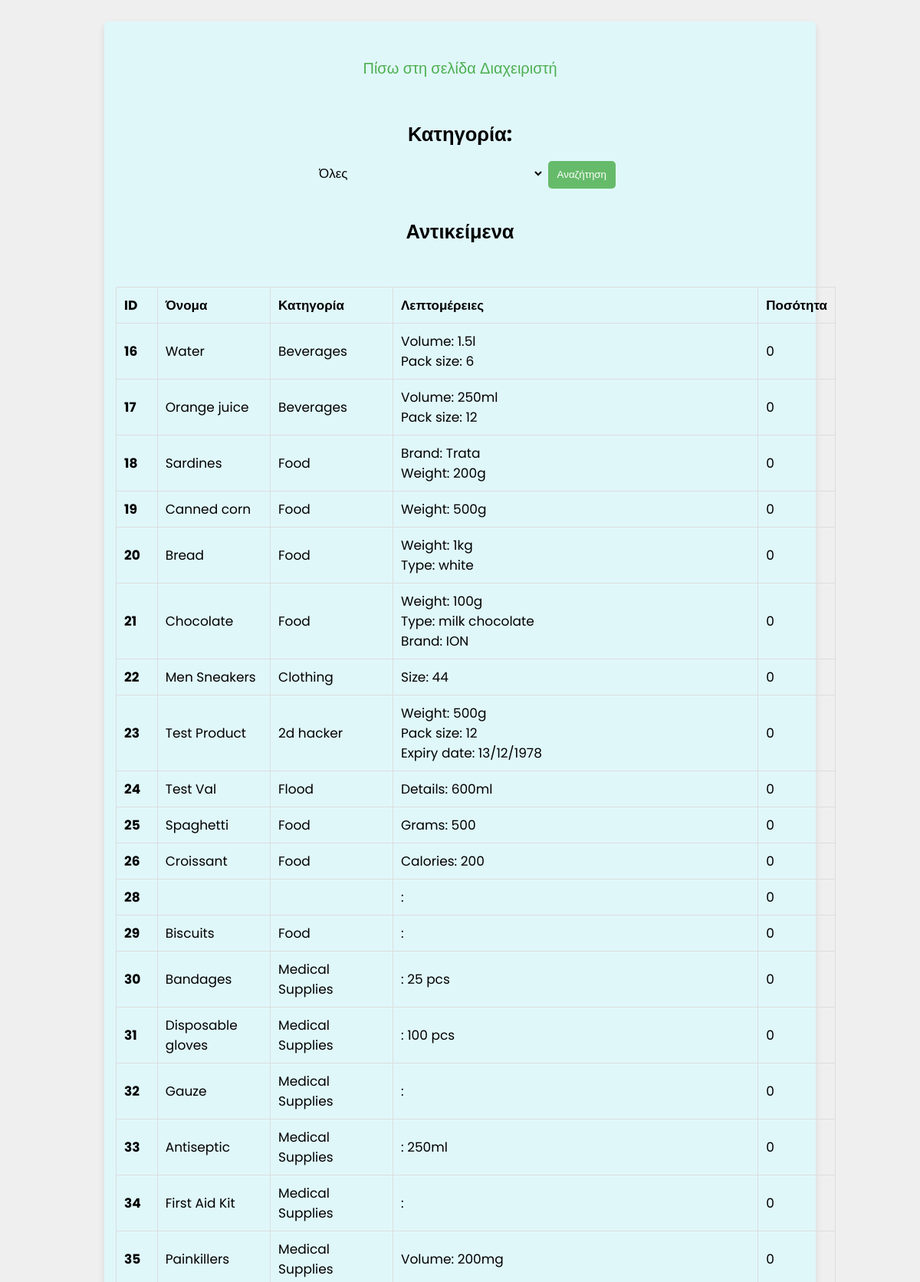
Screenshot of /display_warehouse.php (signed in, upper part) with the database file from the repository.
### tables this page shows
CREATE TABLE `items` (
  `id` int(255) NOT NULL,
  `name` varchar(255) NOT NULL,
  `category` int(255) NOT NULL,
  `details` longtext NOT NULL,
  `quantity` int(255) NOT NULL,
  PRIMARY KEY (`id`)
);

CREATE TABLE `categories` (
  `id` int(255) NOT NULL,
  `name` varchar(255) NOT NULL,
  PRIMARY KEY (`id`)
);

### display_warehouse.php (the view, shortened to what this page needs)
<?php
@include 'config.php';
?>
<!DOCTYPE html>
<html lang="el">
<head>
    <link rel="stylesheet" href="css/style.css">
</head>
<body>
    <div class="form-container">
        <form id="initialize_form" action="" method="post">
            <br>
            <p><a href="admin_page.php">Πίσω στη σελίδα Διαχειριστή</a></p><br><br>
            <label for="category"><h2>Κατηγορία:</h2></label>
            <select name="category" id="category">
                <option value="">Όλες</option>
            </select>
            <button type="submit">Αναζήτηση</button>
            <br><br>
            <h2>Αντικείμενα</h2><br>
            <br>
            <table class="table" id="jsonItemsTable">
                <thead>
                    <tr>
                        <th scope="col">ID</th>
                        <th scope="col">Όνομα</th>
                        <th scope="col">Κατηγορία</th>
                        <th scope="col">Λεπτομέρειες</th>
                        <th scope="col">Ποσότητα</th>
                    </tr>
                </thead>
                <tbody>
                    <?php
                    $selected_category = isset($_POST['category']) ? $_POST['category'] : '';
                    if ($selected_category) {
                        $query = "SELECT items.*, categories.name as category_name
                                  FROM items
                                  JOIN categories ON items.category = categories.id
                                  WHERE items.category = '".mysqli_real_escape_string($conn, $selected_category)."'";
                    } else {
                        $query = "SELECT items.*, categories.name as category_name
                                  FROM items
                                  JOIN categories ON items.category = categories.id";
                    }
                    $result = mysqli_query($conn, $query);
                    if ($result) {
                        while ($row = mysqli_fetch_assoc($result)) {
                            $details_array = json_decode($row['details'], true);
                            $details_formatted = "";
                            foreach ($details_array as $detail) {
                                $details_formatted .= ucfirst($detail['detail_name']) . ': ' . $detail['detail_value'] . '<br>';
                            }
                            echo '<tr>
                                <th scope="row">'.$row['id'].'</th>
                                <td>'.$row['name'].'</td>
                                <td>'.$row['category_name'].'</td>
                                <td>'.$details_formatted.'</td>
                                <td>'.$row['quantity'].'</td>
                            </tr>';
                        }
                    }
                    ?>
                </tbody>
            </table>
        </form>
    </div>
</body>
</html>

### css/style.css (style rules this page uses)
html { scroll-behavior: smooth; }
* { font-family: 'Poppins', sans-serif; margin:0; padding:0; box-sizing: border-box; outline: none; border:none; text-decoration: none; }
.form-container { min-height: 100vh; display: flex; align-items: center; justify-content: center; padding: 20px; padding-bottom: 60px; background: #efefef; }
.form-container form { padding: 20px; border-radius: 5px; box-shadow: 0 5px 10px rgba(0, 0, 0, .1); background: #FFF; text-align: center; max-width: 80%; }
.form-container form input, .form-container form select { width: 100%; padding: 10px 15px; font-size: 17px; margin: 8px 0; background: #E0F7FA; border-radius: 5px; }
.form-container form { width: 100%; padding: 10px 15px; font-size: 17px; margin: 8px 0; background: #E0F7FA; border-radius: 5px; }
.form-container form select { height: auto; width: min-content; }
.form-container form select option { background: #fff; }
.form-container form p { margin-top: 10px; font-size: 20px; color: #333; }
.form-container form p a { color: #4CAF50; }
table { width: 100%; border-collapse: collapse; }
th, td { padding: 10px; border: 1px solid #ddd; text-align: left; }
button { width: fit-content; padding: 8px 12px; margin: 8px 0; background: #66BB6A; color: #FFF; border-radius: 5px; }

### rows the page displays
items: id "16", name "Water", categories.name "Beverages", detail_name "Volume", detail_value "1.5l", detail_name "Pack size", detail_value "6", quantity "0"
items: id "17", name "Orange juice", categories.name "Beverages", detail_name "Volume", detail_value "250ml", detail_name "Pack size", detail_value "12", quantity "0"
items: id "18", name "Sardines", categories.name "Food", detail_name "Brand", detail_value "Trata", detail_name "Weight", detail_value "200g", quantity "0"
items: id "19", name "Canned corn", categories.name "Food", detail_name "Weight", detail_value "500g", quantity "0"
items: id "20", name "Bread", categories.name "Food", detail_name "Weight", detail_value "1kg", detail_name "Type", detail_value "white", quantity "0"
items: id "21", name "Chocolate", categories.name "Food", detail_name "Weight", detail_value "100g", detail_name "Type", detail_value "milk chocolate", detail_name "Brand", detail_value "ION", quantity "0"
items: id "22", name "Men Sneakers", categories.name "Clothing", detail_name "Size", detail_value "44", quantity "0"
items: id "23", name "Test Product", categories.name "2d hacker", detail_name "Weight", detail_value "500g", detail_name "Pack size", detail_value "12", detail_name "Expiry date", detail_value "13/12/1978", quantity "0"
items: id "24", name "Test Val", categories.name "Flood", detail_name "Details", detail_value "600ml", quantity "0"
items: id "25", name "Spaghetti", categories.name "Food", detail_name "Grams", detail_value "500", quantity "0"
items: id "26", name "Croissant", categories.name "Food", detail_name "Calories", detail_value "200", quantity "0"
items: id "28", quantity "0"
items: id "29", name "Biscuits", categories.name "Food", quantity "0"
items: id "30", name "Bandages", categories.name "Medical Supplies", detail_value "25 pcs", quantity "0"
items: id "31", name "Disposable gloves", categories.name "Medical Supplies", detail_value "100 pcs", quantity "0"
items: id "32", name "Gauze", categories.name "Medical Supplies", quantity "0"
items: id "33", name "Antiseptic", categories.name "Medical Supplies", detail_value "250ml", quantity "0"
items: id "34", name "First Aid Kit", categories.name "Medical Supplies", quantity "0"
items: id "35", name "Painkillers", categories.name "Medical Supplies", detail_name "Volume", detail_value "200mg", quantity "0"
